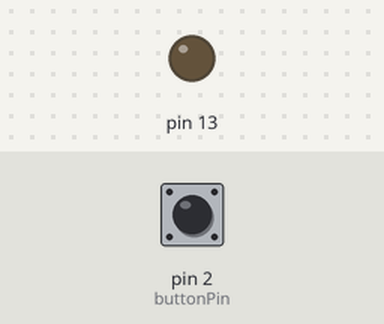
This sketch was run on a simulated Arduino Uno, built with avr-gcc and run on an emulated ATmega328P. Shown: output pins drawn as LEDs (lit = HIGH). Inputs (shaded band) come from the test bench; at power-on: pin 2 (buttonPin) HIGH.

Above: at 1.2 s.
1.3 s: pin 2 (buttonPin) pulled LOW for 0.15 s
At 1.37 s:
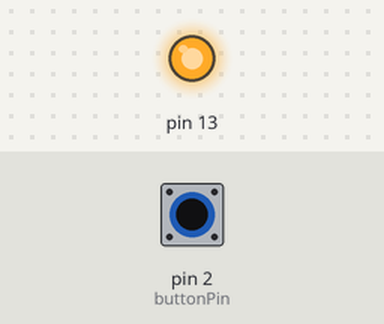
2.9 s: pin 2 (buttonPin) pulled LOW for 3.2 s
At 6.9 s:
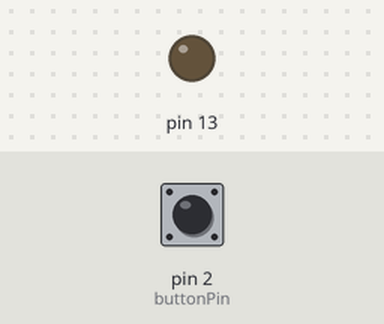
Timing chart, 0 to 8.4 s (numbered marks = the images above; inputs shaded):
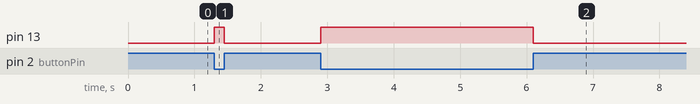

Measured:
- after the input at 1.3 s, pin 13: LOW → HIGH at once, → LOW 0.15 s later
- after the input at 2.9 s, pin 13: LOW → HIGH at once, → LOW 3.2 s later

The sketch:

flashlight_v1.0.ino
```cpp
const int buttonPin = 2;

int buttonState = 0;
int lastButtonState = 0;
unsigned long startPressed = 0;
int held_down_time = 0;
int on = 0;
int disable_time = 5000;
int disabled = 0;
int was_disabled = 0;
int disabled_time_passed = 0;
int start_Disabled = 0;
int recharge_time = 2000;

void setup() {
  pinMode(buttonPin, INPUT_PULLUP);
  pinMode(13, OUTPUT);
  //Serial.begin(115200);
}

void loop() {
  //Serial.println(held_down_time);
  buttonState = digitalRead(buttonPin);
  if(buttonState == LOW){
    held_down_time = millis() - startPressed;
  }
  if (buttonState != lastButtonState) {
    if (buttonState == LOW) {
      startPressed = millis();
      on = 1;
    }else{
      held_down_time = 0;
      on = 0;
    }
  }

  if(on == 1 and disabled == 0){
    digitalWrite(13, HIGH);
  }else if(on == 0 or disabled == 1){
    digitalWrite(13, LOW);
  }

  if(held_down_time > disable_time){
    disabled = 1;
  }

  if(disabled == 1){
    if(disabled != was_disabled){
      start_Disabled = millis();
      was_disabled = disabled;
    }
    disabled_time_passed = millis() - start_Disabled;
    if(disabled_time_passed > recharge_time){
      disabled_time_passed = 0;
      startPressed = millis();
      on = 0;
      disabled = 0;
    }
  }

  lastButtonState = buttonState;
  was_disabled = disabled;
}
```
